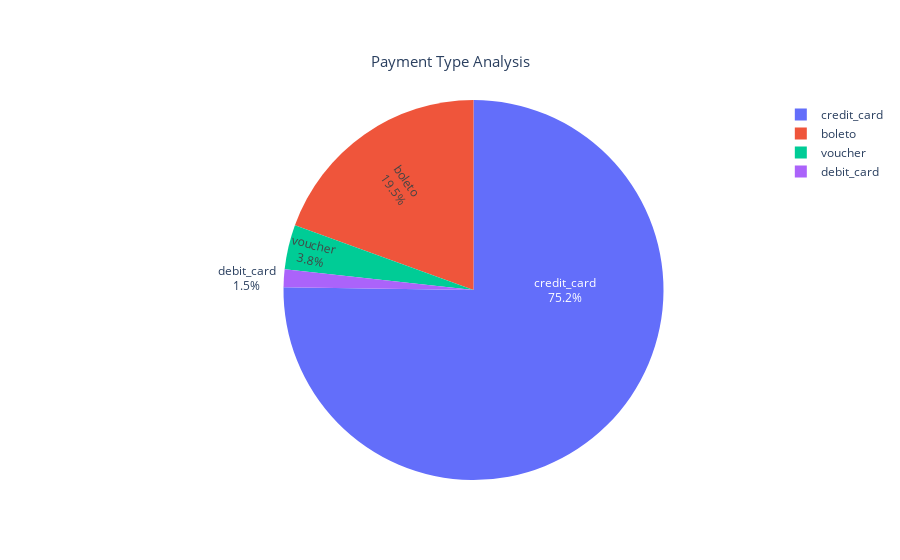

Notebook cell for this chart:
### Markdown cell above
조금더 상세하게

### Code cell
import plotly.graph_objects as go

fig = go.Figure()
fig.add_trace(
    go.Pie(
    labels = payment_type_count.index, 
    values = payment_type_count.values,
    # 파이그래프에 label과 percent를 동시에 나타나게 함
    textinfo = 'label+percent',
    # 파이그래프에서 라벨을 어떻게 배치하는지에 관해서
    insidetextorientation = 'radial'
    )
)

fig.update_layout(
    {
        'title' : {
            'text' : 'Payment Type Analysis',
            'x' : 0.5,
            'y' : 0.9,
            'font' : {
                'size' : 15
            }
        },
        'showlegend' : True
    }
)

fig.show()

### Figure 1 — Plotly figure (JSON) as saved in the notebook; plotly's stock layout.template omitted (floating-point values rounded to 4 significant figures)
{"data": [{"insidetextorientation": "radial", "labels": ["credit_card", "boleto", "voucher", "debit_card"], "textinfo": "label+percent", "type": "pie", "values": [76505, 19784, 3866, 1528]}], "layout": {"showlegend": true, "title": {"font": {"size": 15}, "text": "Payment Type Analysis", "x": 0.5, "y": 0.9}}}
